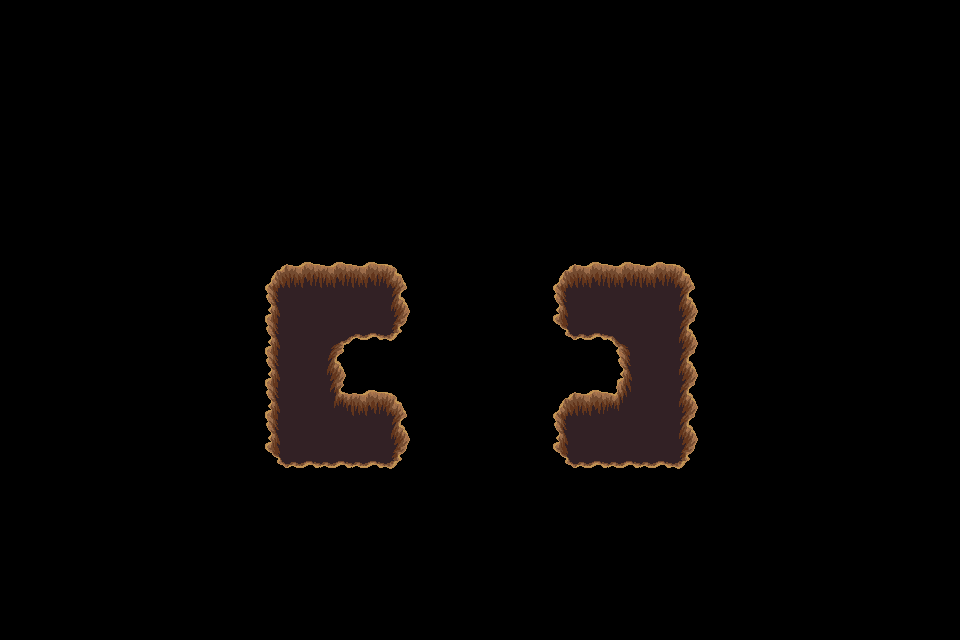

A level layout from a 2D game, rendered from its tile map. Below: a short description, then the map file with its tile-grid data intact:
An orthogonal 30x20 tile map with 32x32 px tiles, 1 tile layer (trou), 2 tilesets.

<map version="1.4" tiledversion="1.4.3" orientation="orthogonal" renderorder="right-down" width="30" height="20" tilewidth="32" tileheight="32" infinite="0" nextlayerid="9" nextobjectid="1">
 <tileset firstgid="1" source="../../dungeon_green.tsx" />
 <tileset firstgid="530" source="../../dungeon.tsx" />
 <layer id="8" name="trou" width="30" height="20">
  <data encoding="csv">
0,0,0,0,0,0,0,0,0,0,0,0,0,0,0,0,0,0,0,0,0,0,0,0,0,0,0,0,0,0,
0,0,0,0,0,0,0,0,0,0,0,0,0,0,0,0,0,0,0,0,0,0,0,0,0,0,0,0,0,0,
0,0,0,0,0,0,0,0,0,0,0,0,0,0,0,0,0,0,0,0,0,0,0,0,0,0,0,0,0,0,
0,0,0,0,0,0,0,0,0,0,0,0,0,0,0,0,0,0,0,0,0,0,0,0,0,0,0,0,0,0,
0,0,0,0,0,0,0,0,0,0,0,0,0,0,0,0,0,0,0,0,0,0,0,0,0,0,0,0,0,0,
0,0,0,0,0,0,0,0,0,0,0,0,0,0,0,0,0,0,0,0,0,0,0,0,0,0,0,0,0,0,
0,0,0,0,0,0,0,0,0,0,0,0,0,0,0,0,0,0,0,0,0,0,0,0,0,0,0,0,0,0,
0,0,0,0,0,0,0,0,0,0,0,0,0,0,0,0,0,0,0,0,0,0,0,0,0,0,0,0,0,0,
0,0,0,0,0,0,0,0,432,433,433,433,434,0,0,0,0,432,433,433,433,434,0,0,0,0,0,0,0,0,
0,0,0,0,0,0,0,0,455,456,456,456,457,0,0,0,0,455,456,456,456,457,0,0,0,0,0,0,0,0,
0,0,0,0,0,0,0,0,455,456,387,479,480,0,0,0,0,478,479,388,456,457,0,0,0,0,0,0,0,0,
0,0,0,0,0,0,0,0,455,456,457,0,0,0,0,0,0,0,0,455,456,457,0,0,0,0,0,0,0,0,
0,0,0,0,0,0,0,0,455,456,410,433,434,0,0,0,0,432,433,411,456,457,0,0,0,0,0,0,0,0,
0,0,0,0,0,0,0,0,455,456,456,456,457,0,0,0,0,455,456,456,456,457,0,0,0,0,0,0,0,0,
0,0,0,0,0,0,0,0,478,479,479,479,480,0,0,0,0,478,479,479,479,480,0,0,0,0,0,0,0,0,
0,0,0,0,0,0,0,0,0,0,0,0,0,0,0,0,0,0,0,0,0,0,0,0,0,0,0,0,0,0,
0,0,0,0,0,0,0,0,0,0,0,0,0,0,0,0,0,0,0,0,0,0,0,0,0,0,0,0,0,0,
0,0,0,0,0,0,0,0,0,0,0,0,0,0,0,0,0,0,0,0,0,0,0,0,0,0,0,0,0,0,
0,0,0,0,0,0,0,0,0,0,0,0,0,0,0,0,0,0,0,0,0,0,0,0,0,0,0,0,0,0,
0,0,0,0,0,0,0,0,0,0,0,0,0,0,0,0,0,0,0,0,0,0,0,0,0,0,0,0,0,0
</data>
 </layer>
</map>
